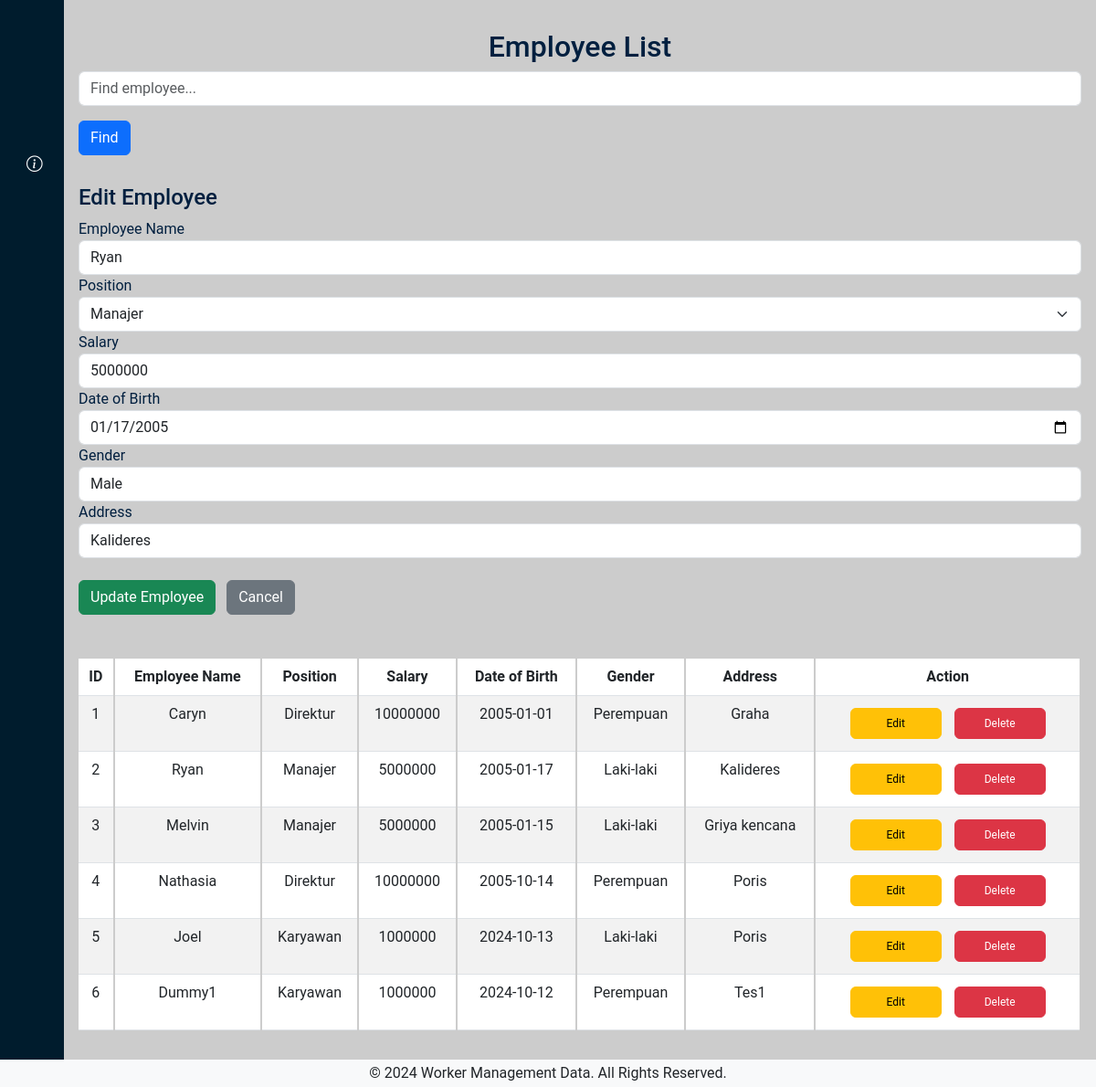
/update.php?edit=2, run on the app's committed database.
### tables this page shows
CREATE TABLE `pegawai` (
  `id` int(11) NOT NULL,
  `nama_pegawai` varchar(50) NOT NULL,
  `jabatan` enum('Direktur','Manajer','Karyawan') NOT NULL,
  `gaji` int(50) NOT NULL,
  `tanggal_lahir` date NOT NULL,
  `jenis_kelamin` enum('Laki-laki','Perempuan') NOT NULL,
  `alamat` text NOT NULL
);

### update.php (the view, shortened to what this page needs)
<?php
include 'connection.php';
$id = $nama_pegawai = $jabatan = $gaji = $tanggal_lahir = $jenis_kelamin = $alamat = '';
$search = '';
$edit_state = false;
if (isset($_POST['search'])) {
    $search = $_POST['search_term'];
    $sql = "SELECT * FROM pegawai WHERE id='$search' OR nama_pegawai LIKE '%$search%' OR jabatan LIKE '%$search%' OR gaji LIKE '%$search%' OR tanggal_lahir LIKE '%$search%' OR jenis_kelamin LIKE '%$search%' OR alamat LIKE '%$search%'";
} else {
    $sql = "SELECT * FROM pegawai";
}
$result = $conn->query($sql);
if (isset($_GET['edit'])) {
    $id = $_GET['edit'];
    $edit_state = true;
    $edit_result = $conn->query("SELECT * FROM pegawai WHERE id='$id'");
    if ($edit_result->num_rows > 0) {
        $row = $edit_result->fetch_assoc();
        $nama_pegawai = $row['nama_pegawai'];
        $jabatan = $row['jabatan'];
        $gaji = $row['gaji'];
        $tanggal_lahir = $row['tanggal_lahir'];
        $jenis_kelamin = $row['jenis_kelamin'];
        $alamat = $row['alamat'];
    }
}
?>
<!DOCTYPE html>
<html lang="en">
<head>
  <link href="https://cdn.lineicons.com/4.0/lineicons.css" rel="stylesheet" />
  <link href="https://cdn.jsdelivr.net/npm/bootstrap@5.3.0-alpha3/dist/css/bootstrap.min.css" rel="stylesheet"
 />
  <link rel="stylesheet" href="https://cdnjs.cloudflare.com/ajax/libs/animate.css/4.1.1/animate.min.css"/>
  <link rel="stylesheet" href="file_css/dashboard.css" />
  <link rel="stylesheet"
        href="https://cdnjs.cloudflare.com/ajax/libs/bootstrap-icons/1.5.0/font/bootstrap-icons.min.css">
</head>
<body>
  <div class="wrapper">
    <aside id="sidebar">
      <div class="d-flex">
        <button class="toggle-btn" type="button">
        </button>
      </div>
      <ul class="sidebar-nav">
        <li class="sidebar-item">
          <a href="form.php" class="sidebar-link">
          </a>
        </li>
        <li class="sidebar-item">
          <a href="update.php" class="sidebar-link">
          </a>
        </li>
        <li class="sidebar-item">
          <a href="aboutUs.php" class="sidebar-link">
            <i class="bi bi-info-circle"></i>
          </a>
        </li>
      </ul>
      <div class="sidebar-footer">
        <a href="login.php" class="sidebar-link">
        </a>
      </div>
    </aside>
    <div class="main p-3">
      <h2 class="mt-3 " align="center">Employee List</h2>
      <form method="post" class="form-inline mb-3">
        <input type="text" name="search_term" class="form-control" placeholder="Find employee..." value="<?= htmlspecialchars($search); ?>">
        <button type="submit" name="search" class="btn btn-primary my-3">Find</button>
      </form>
      <?php if ($edit_state && !isset($_POST['search'])): ?>
        <h4>Edit Employee</h4>
        <form method="post">
          <div class="form-group">
            <label>Employee Name</label>
            <input type="text" name="nama_pegawai" class="form-control" value="<?= htmlspecialchars($nama_pegawai); ?>" required>
          </div>
          <div class="form-group">
              <label>Position</label>
              <select name="jabatan" class="form-select" required>
                  <option value="Manajer" <?= $jabatan == 'Manajer' ? 'selected' : ''; ?>>Manajer</option>
              </select>
          </div>
          <div class="form-group">
            <label>Salary</label>
            <input type="number" name="gaji" class="form-control" value="<?= htmlspecialchars($gaji); ?>" required>
          </div>
          <div class="form-group">
            <label>Date of Birth</label>
            <input type="date" name="tanggal_lahir" class="form-control" value="<?= htmlspecialchars($tanggal_lahir); ?>" required>
          </div>
          <div class="form-group">
            <label>Gender</label>
            <select name="jenis_kelamin" class="form-control" required>
              <option value="Laki-laki" <?= $jenis_kelamin == 'Laki-laki' ? 'selected' : ''; ?>>Male</option>
            </select>
          </div>
          <div class="form-group">
            <label>Address</label>
            <input type="text" name="alamat" class="form-control" value="<?= htmlspecialchars($alamat); ?>" required>
          </div>
          <button type="submit" name="update" class="btn btn-success mt-4">Update Employee</button>
          <button type="submit" name="cancel" class="btn btn-secondary mt-4 ms-2">Cancel</button>
        </form>
      <?php endif; ?>
      <div class="table-responsive mt-5 animate-slideInDown">
        <table class="table table-striped">
          <thead>
            <tr>
              <th>ID</th>
              <th>Employee Name</th>
              <th>Position</th>
              <th>Salary</th>
              <th>Date of Birth</th>
              <th>Gender</th>
              <th>Address</th>
              <th>Action</th>
            </tr>
          </thead>
          <tbody>
            <?php if ($result->num_rows > 0): ?>
              <?php while ($row = $result->fetch_assoc()): ?>
                <tr>
                  <td><?= htmlspecialchars($row['id']); ?></td>
                  <td><?= htmlspecialchars($row['nama_pegawai']); ?></td>
                  <td><?= htmlspecialchars($row['jabatan']); ?></td>
                  <td><?= htmlspecialchars($row['gaji']); ?></td>
                  <td><?= htmlspecialchars($row['tanggal_lahir']); ?></td>
                  <td><?= htmlspecialchars($row['jenis_kelamin']); ?></td>
                  <td><?= htmlspecialchars($row['alamat']); ?></td>
                  <td>
                    <a href="?edit=<?= $row['id']; ?>"
                      class="btn btn-warning"
                      style="width: 100px; text-align: center; padding: 7px; margin: 5px; font-size: 12px; display: inline-block; white-space: nowrap;">
                      Edit
                    </a>
                    <a href="?delete=<?= $row['id']; ?>"
                      class="btn btn-danger"
                      style="width: 100px; text-align: center; padding: 7px; margin: 5px; font-size: 12px; display: inline-block; white-space: nowrap;"
                      onclick="return confirm('Yakin ingin menghapus?')">
                      Delete
                    </a>
                </td>
                </tr>
              <?php endwhile; ?>
            <?php else: ?>
              <tr>
                <td colspan="8">No data found</td>
              </tr>
            <?php endif; ?>
          </tbody>
        </table>
      </div>
    </div>
  </div>
  <div class="copyright-container">
    <p class="mb-0">© 2024 Worker Management Data. All Rights Reserved.</p>
  </div>
</body>
</html>

### file_css/dashboard.css (style rules this page uses)
a { text-decoration: none; }
li { list-style: none; }
body { font-family: 'Roboto', sans-serif; }
.wrapper { display: flex; }
.main { min-height: 100vh; width: 100%; overflow: hidden; transition: all 0.35s ease-in-out; background-color: #ccc; color: #001f3f; }
.table th, .table td { text-align: center; border-right: 2px solid #ccc; }
#sidebar { width: 70px; min-width: 70px; z-index: 1000; transition: all .25s ease-in-out; background-color: #001c2d; display: flex; flex-direction: column; }
.toggle-btn { background-color: transparent; cursor: pointer; border: 0; padding: 1rem 1.5rem; }
.sidebar-nav { padding: 2rem 0; flex: 1 1 auto; }
a.sidebar-link { padding: .625rem 1.625rem; color: #FFF; display: block; font-size: 0.9rem; white-space: nowrap; border-left: 3px solid transparent; }
.sidebar-link i { font-size: 1.1rem; margin-right: .75rem; }
.sidebar-item { position: relative; }
table { background-color : #ffffff; }

### update.php (style rules this page uses)
.copyright-container { position: flex; bottom: 0; left: 0; right: 0; height: 30px; display: flex; justify-content: center; align-items: center; background-color: #f8f9fa; }
.animate-slideInDown { animation: slideInDown 1s ease-out; }

### data on the page
pegawai: nama_pegawai "Ryan", jabatan "Manajer", gaji "5000000", tanggal_lahir "01/17/2005", jenis_kelamin "Male", alamat "Kalideres", id "2", tanggal_lahir "2005-01-17", jenis_kelamin "Laki-laki"
pegawai: id "1", nama_pegawai "Caryn", jabatan "Direktur", gaji "10000000", tanggal_lahir "2005-01-01", jenis_kelamin "Perempuan", alamat "Graha"
pegawai: id "3", nama_pegawai "Melvin", jabatan "Manajer", gaji "5000000", tanggal_lahir "2005-01-15", jenis_kelamin "Laki-laki", alamat "Griya kencana"
pegawai: id "4", nama_pegawai "Nathasia", jabatan "Direktur", gaji "10000000", tanggal_lahir "2005-10-14", jenis_kelamin "Perempuan", alamat "Poris"
pegawai: id "5", nama_pegawai "Joel", jabatan "Karyawan", gaji "1000000", tanggal_lahir "2024-10-13", jenis_kelamin "Laki-laki", alamat "Poris"
pegawai: id "6", nama_pegawai "Dummy1", jabatan "Karyawan", gaji "1000000", tanggal_lahir "2024-10-12", jenis_kelamin "Perempuan", alamat "Tes1"
